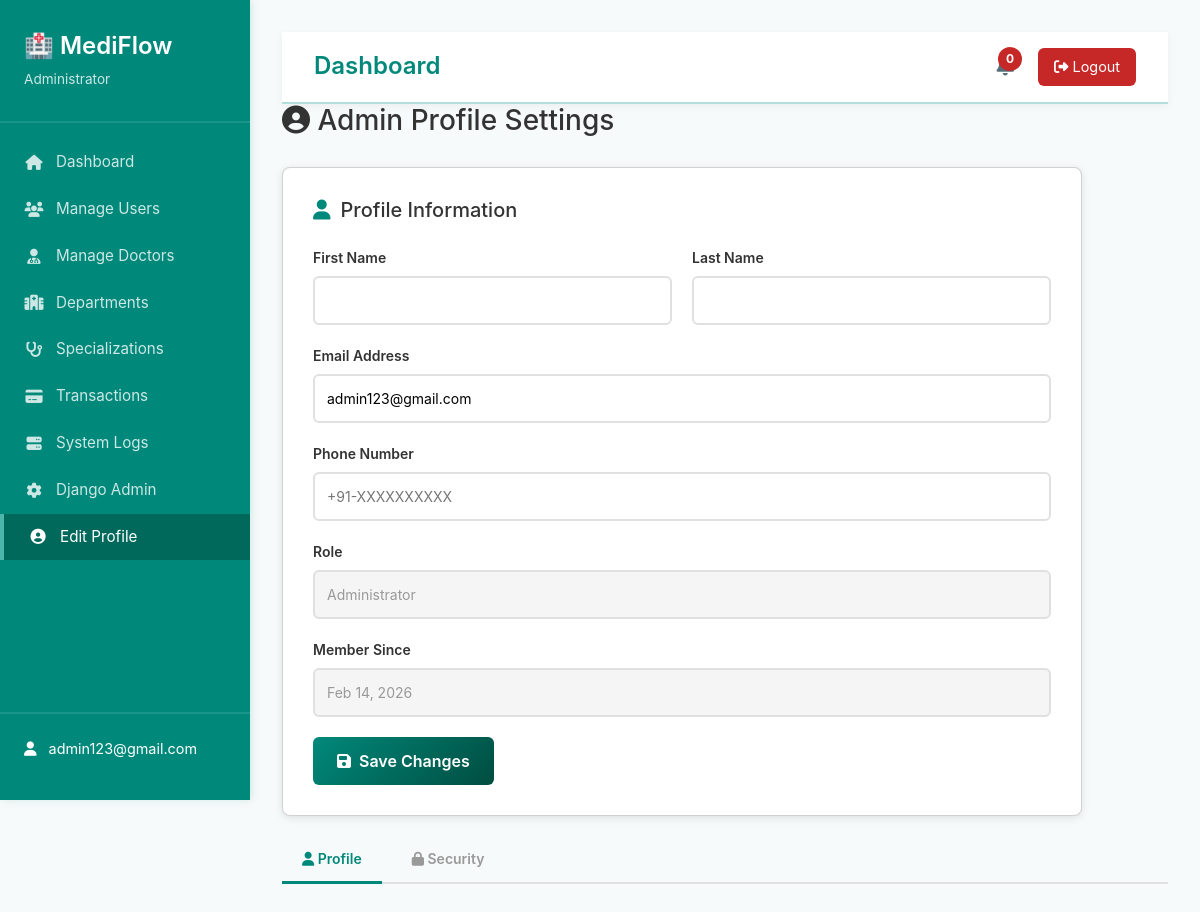
Page /dashboard/profile/ (signed in) on the committed database.
### accounts/models.py (models this page shows, shortened)
class CustomUser(AbstractUser):
    ROLE_CHOICES = (
        ('DOCTOR', 'Doctor'),
        ('PATIENT', 'Patient'),
    )
    role = models.CharField(
        max_length=10,
        choices=ROLE_CHOICES,
        default='PATIENT'
    )
    google_calendar_token = models.JSONField(
        null=True,
        blank=True,
        help_text="OAuth token for Google Calendar"
    )
    is_2fa_enabled = models.BooleanField(
        default=False,
        help_text="Whether two-factor authentication is enabled"
    )
    class Meta:
        db_table = 'accounts_customuser'
        verbose_name = 'User'
        verbose_name_plural = 'Users'

### admin_management/views.py (the view, shortened to what this page needs)
# urls.py: path('profile/', views.edit_profile, name='edit_profile'),
@login_required
@user_passes_test(is_admin)
def edit_profile(request):
    admin_user = request.user
    context = {
        'admin_user': admin_user,
    }
    return render(request, 'admin_management/edit_profile.html', context)

### admin_management/views.py (called while the page is built)
def is_admin(user):
    return user.is_staff or user.role == 'ADMIN'

### templates/admin_management/edit_profile.html (shortened to what this page needs)
{% extends 'admin_management/base_admin.html' %}
{% block content %}
<div class="admin-content">
    <div class="page-header">
        <h1><i class="fas fa-user-circle"></i> Admin Profile Settings</h1>
    </div>
    <div class="profile-container">
        <div class="tab-content active" id="profile-tab">
            <div class="card">
                <h2><i class="fas fa-user"></i> Profile Information</h2>
                <form method="POST" class="profile-form">
                    <div class="form-row">
                        <div class="form-group">
                            <label for="first_name">First Name</label>
                            <input type="text" id="first_name" name="first_name" value="{{ admin_user.first_name }}" required>
                        </div>
                        <div class="form-group">
                            <label for="last_name">Last Name</label>
                            <input type="text" id="last_name" name="last_name" value="{{ admin_user.last_name }}" required>
                        </div>
                    </div>
                    <div class="form-group">
                        <label for="email">Email Address</label>
                        <input type="email" id="email" name="email" value="{{ admin_user.email }}" required>
                    </div>
                    <div class="form-group">
                        <label for="phone">Phone Number</label>
                        <input type="tel" id="phone" name="phone" value="{{ admin_user.phone|default:'' }}" placeholder="+91-XXXXXXXXXX">
                    </div>
                    <div class="form-group">
                        <label>Role</label>
                        <input type="text" value="Administrator" disabled>
                    </div>
                    <div class="form-group">
                        <label>Member Since</label>
                        <input type="text" value="{{ admin_user.date_joined|date:'M d, Y' }}" disabled>
                    </div>
                    <button type="submit" class="btn-primary">
                        <i class="fas fa-save"></i> Save Changes
                    </button>
                </form>
            </div>
        </div>
    </div>
    <div class="tab-navigation">
        <button class="tab-btn active" onclick="switchTab('profile-tab')">
            <i class="fas fa-user"></i> Profile
        </button>
        <button class="tab-btn" onclick="switchTab('security-tab')">
            <i class="fas fa-lock"></i> Security
        </button>
    </div>
</div>
{% endblock %}

### templates/admin_management/base_admin.html (shortened to what this page needs)
<!DOCTYPE html>
<html lang="en">
<head>
    <link href="https://cdn.jsdelivr.net/npm/bootstrap@5.3.0/dist/css/bootstrap.min.css" rel="stylesheet">
    <link rel="stylesheet" href="https://cdnjs.cloudflare.com/ajax/libs/font-awesome/6.4.0/css/all.min.css">
</head>
<body>
    <div class="sidebar">
        <div class="sidebar-header">
            <h2>🏥 MediFlow</h2>
            <p>Administrator</p>
        </div>
        <ul class="sidebar-menu">
            <li><a href="{% url 'admin_management:dashboard' %}" class="{% if request.resolver_match.url_name == 'dashboard' %}active{% endif %}">
                <i class="fas fa-home"></i> Dashboard
            </a></li>
            <li><a href="{% url 'admin_management:manage_users' %}" class="{% if request.resolver_match.url_name == 'manage_users' %}active{% endif %}">
                <i class="fas fa-users"></i> Manage Users
            </a></li>
            <li><a href="{% url 'admin_management:manage_doctors' %}" class="{% if request.resolver_match.url_name == 'manage_doctors' %}active{% endif %}">
                <i class="fas fa-user-md"></i> Manage Doctors
            </a></li>
            <li><a href="{% url 'admin_management:departments' %}" class="{% if request.resolver_match.url_name == 'departments' %}active{% endif %}">
                <i class="fas fa-hospital"></i> Departments
            </a></li>
            <li><a href="{% url 'admin_management:specializations' %}" class="{% if request.resolver_match.url_name == 'specializations' %}active{% endif %}">
                <i class="fas fa-stethoscope"></i> Specializations
            </a></li>
            <li><a href="{% url 'admin_management:transactions' %}" class="{% if request.resolver_match.url_name == 'transactions' %}active{% endif %}">
                <i class="fas fa-credit-card"></i> Transactions
            </a></li>
            <li><a href="{% url 'admin_management:system_logs' %}" class="{% if request.resolver_match.url_name == 'system_logs' %}active{% endif %}">
                <i class="fas fa-server"></i> System Logs
            </a></li>
            <li><a href="/admin/">
                <i class="fas fa-cog"></i> Django Admin
            </a></li>
            <li><a href="{% url 'admin_management:edit_profile' %}" class="{% if request.resolver_match.url_name == 'edit_profile' %}active{% endif %}">
                <i class="fas fa-user-circle"></i> Edit Profile
            </a></li>
        </ul>
        <div class="sidebar-footer">
            <div class="user-info">
                <i class="fas fa-user"></i>
                <span>{{ request.user.email }}</span>
            </div>
        </div>
    </div>
    <div class="main-content">
        <div class="navbar-admin">
            <h1>{% block page_title %}Dashboard{% endblock %}</h1>
            <div class="navbar-actions">
                <div class="notification-badge">
                    <span class="badge-number">0</span>
                </div>
                <form method="post" action="{% url 'logout' %}" style="margin: 0;" onsubmit="return confirm('Are you sure you want to logout?');">
                    <button type="submit" class="logout-btn">
                        <i class="fas fa-sign-out-alt"></i> Logout
                    </button>
                </form>
            </div>
        </div>
        {% block content %}{% endblock %}
    </div>
</body>
</html>

### templates/admin_management/base_admin.html (style rules this page uses)
:root { --primary-teal: #00897B; --secondary-teal: #00695C; --accent-teal: #4DB6AC; --background: #F7FAFA; --card-bg: #FFFFFF; --text-color: #263238; --text-light: #546E7A; --success: #2E7D32; --danger: #C62828; --warning: #F57C00; --border-color: #B2DFDB; }
* { margin: 0; padding: 0; box-sizing: border-box; }
body { font-family: -apple-system, BlinkMacSystemFont, 'Segoe UI', Roboto, sans-serif; background-color: var(--background); color: var(--text-color); }
.sidebar { background: var(--primary-teal); color: white; height: 100vh; position: fixed; left: 0; top: 0; width: 250px; overflow-y: auto; box-shadow: 2px 0 8px rgba(0, 137, 123, 0.15); }
.sidebar-header { padding: 2rem 1.5rem; border-bottom: 2px solid rgba(255, 255, 255, 0.1); }
.sidebar-header h2 { font-size: 1.5rem; margin: 0; font-weight: 600; }
.sidebar-header p { font-size: 0.85rem; opacity: 0.8; margin: 0.5rem 0 0 0; }
.sidebar-menu { list-style: none; padding: 1rem 0; }
.sidebar-menu li { margin: 0; }
.sidebar-menu a { display: flex; align-items: center; gap: 0.75rem; padding: 0.75rem 1.5rem; color: rgba(255, 255, 255, 0.8); text-decoration: none; transition: all 0.2s; font-size: 0.95rem; }
.sidebar-menu a.active { background: var(--secondary-teal); color: white; border-left: 4px solid var(--accent-teal); }
.sidebar-menu i { width: 20px; text-align: center; }
.sidebar-footer { position: absolute; bottom: 0; width: 100%; padding: 1.5rem; border-top: 2px solid rgba(255, 255, 255, 0.1); }
.user-info { display: flex; align-items: center; gap: 0.75rem; margin-bottom: 1rem; font-size: 0.9rem; }
.main-content { margin-left: 250px; padding: 2rem; }
.navbar-admin { background: white; border-bottom: 2px solid var(--border-color); box-shadow: 0 2px 8px rgba(0, 0, 0, 0.05); padding: 1rem 2rem; display: flex; justify-content: space-between; align-items: center; position: sticky; top: 0; z-index: 100; }
.navbar-admin h1 { font-size: 1.5rem; color: var(--primary-teal); margin: 0; font-weight: 600; }
.navbar-actions { display: flex; align-items: center; gap: 1.5rem; }
.notification-badge { position: relative; display: inline-block; }
.badge-number { position: absolute; top: -8px; right: -8px; background: var(--danger); color: white; border-radius: 50%; width: 24px; height: 24px; display: flex; align-items: center; justify-content: center; font-size: 0.75rem; font-weight: bold; }
.logout-btn { background: var(--danger); color: white; border: none; padding: 0.5rem 1rem; border-radius: 6px; cursor: pointer; font-size: 0.9rem; transition: background 0.2s; }

### templates/admin_management/edit_profile.html (style rules this page uses)
.page-header { margin-bottom: 30px; }
.page-header h1 { font-size: 28px; color: #333; margin: 0; }
.profile-container { max-width: 800px; }
.tab-navigation { display: flex; gap: 10px; margin-bottom: 30px; border-bottom: 2px solid #e0e0e0; }
.tab-btn { padding: 12px 20px; border: none; background: none; color: #999; font-size: 14px; font-weight: 600; cursor: pointer; transition: all 0.3s ease; border-bottom: 3px solid transparent; margin-bottom: -2px; }
.tab-btn.active { color: #00897B; border-bottom-color: #00897B; }
.tab-content { display: none; }
.tab-content.active { display: block; }
.card { background: white; border-radius: 8px; padding: 30px; box-shadow: 0 2px 8px rgba(0, 0, 0, 0.1); margin-bottom: 20px; }
.card h2 { margin-top: 0; margin-bottom: 25px; color: #333; font-size: 20px; display: flex; align-items: center; gap: 10px; }
.card h2 i { color: #00897B; }
.form-row { display: grid; grid-template-columns: 1fr 1fr; gap: 20px; }
.form-group { margin-bottom: 20px; }
.form-group label { display: block; margin-bottom: 8px; color: #333; font-weight: 600; font-size: 14px; }
.form-group input { width: 100%; padding: 12px; border: 2px solid #e0e0e0; border-radius: 6px; font-family: inherit; font-size: 14px; transition: all 0.3s ease; }
.form-group input:disabled { background: #f5f5f5; color: #999; cursor: not-allowed; }
.btn-primary { display: inline-flex; align-items: center; gap: 8px; padding: 12px 24px; background: linear-gradient(135deg, #00897B 0%, #004D40 100%); color: white; border: none; border-radius: 6px; font-weight: 600; cursor: pointer; transition: all 0.3s ease; }

### rows in the picture
CustomUser: user.email "admin123@gmail.com", email "admin123@gmail.com", date_joined "Feb 14, 2026"
